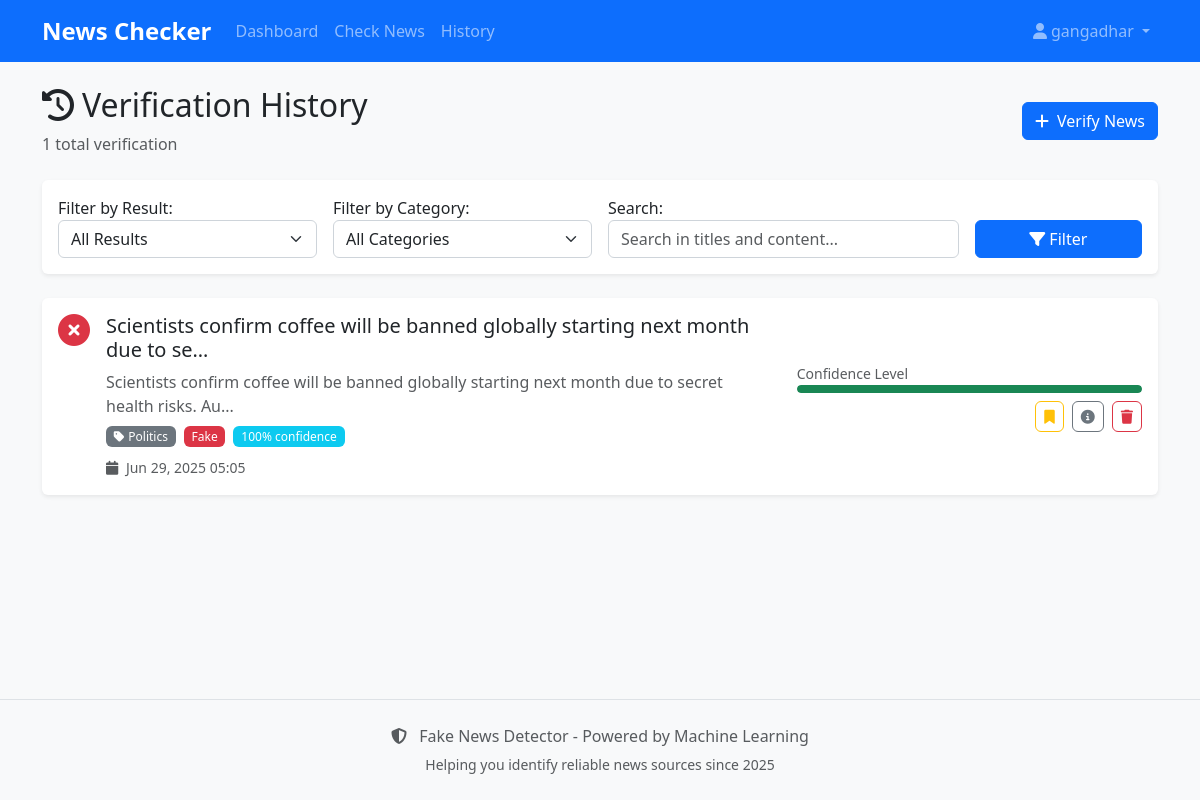
Page /verifier/history/ (signed in) on the earlier database version.
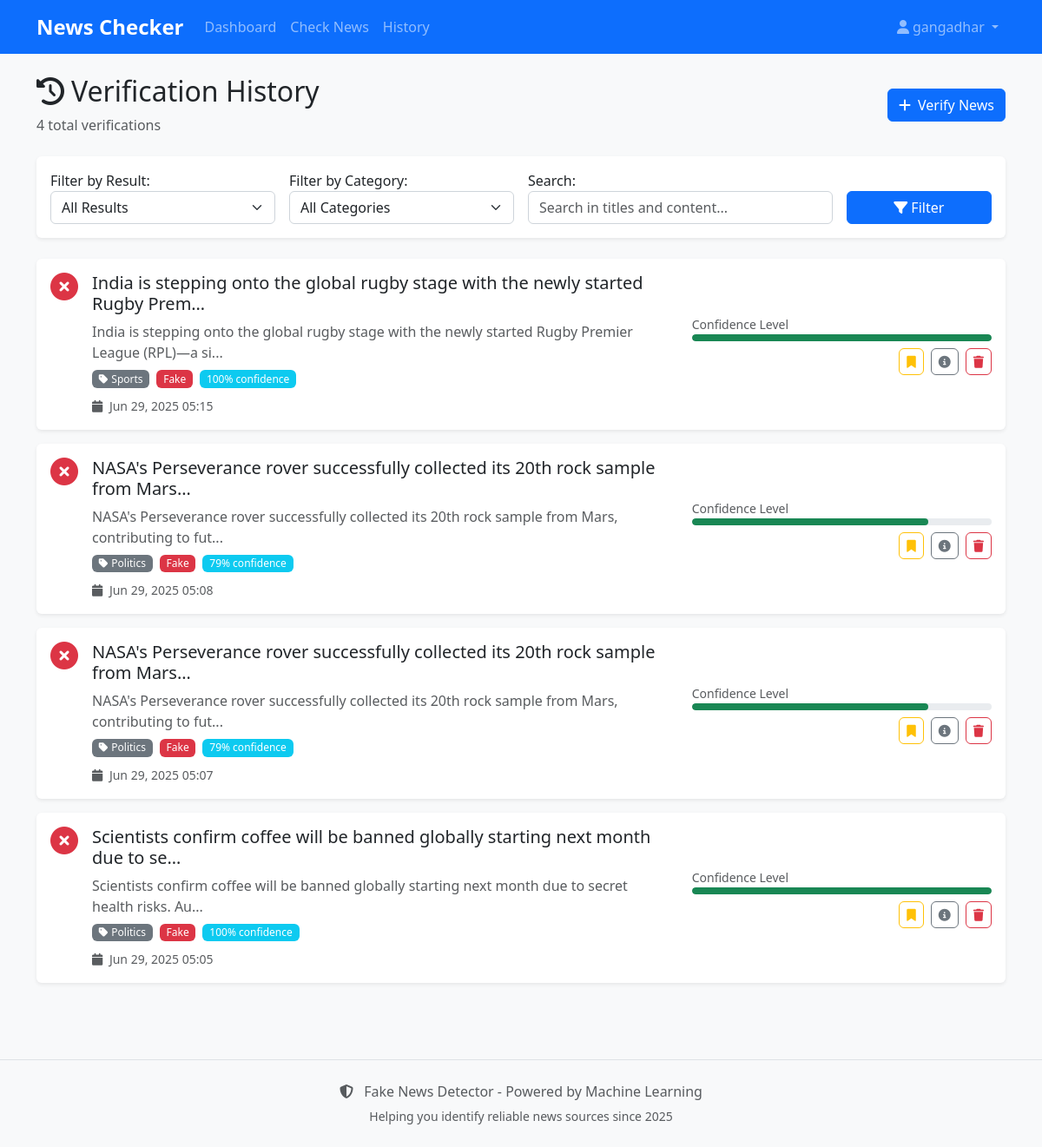
Same page on the later database version.
### verifier/models.py (models this page shows, shortened)
class VerificationResult(models.Model):
    PREDICTION_CHOICES = [
        ('True', 'True News'),
        ('Fake', 'Fake News'),
        ('Partially True', 'Partially True'),
    ]
    CATEGORY_CHOICES = [
        ('Politics', 'Politics'),
        ('Technology', 'Technology'),
        ('Health', 'Health'),
        ('Sports', 'Sports'),
        ('Entertainment', 'Entertainment'),
        ('Business', 'Business'),
        ('Science', 'Science'),
        ('Other', 'Other'),
    ]
    user = models.ForeignKey(User, on_delete=models.CASCADE)
    title = models.CharField(max_length=500)
    content = models.TextField()
    prediction = models.CharField(max_length=20, choices=PREDICTION_CHOICES)
    confidence = models.FloatField(default=0.0)
    category = models.CharField(max_length=20, choices=CATEGORY_CHOICES, default='Other')
    created_at = models.DateTimeField(auto_now_add=True)
    is_bookmarked = models.BooleanField(default=False)
    class Meta:
        ordering = ['-created_at']
    @property
    def content_preview(self):
        return self.content[:100] + '...' if len(self.content) > 100 else self.content

### verifier/views.py (the view)
# urls.py: path('history/', views.verification_history, name='history'),
@login_required
def verification_history(request):
    filter_form = HistoryFilterForm(request.GET)
    results = VerificationResult.objects.filter(user=request.user)
    if filter_form.is_valid():
        result_filter = filter_form.cleaned_data.get('result_filter')
        category_filter = filter_form.cleaned_data.get('category_filter')
        search = filter_form.cleaned_data.get('search')
        if result_filter:
            results = results.filter(prediction=result_filter)
        if category_filter:
            results = results.filter(category=category_filter)
        if search:
            results = results.filter(
                Q(title__icontains=search) | Q(content__icontains=search)
            )
    paginator = Paginator(results, 10)
    page_number = request.GET.get('page')
    page_obj = paginator.get_page(page_number)
    context = {
        'page_obj': page_obj,
        'filter_form': filter_form,
        'total_results': results.count()
    }
    return render(request, 'verifier/history.html', context)

### verifier/forms.py
class HistoryFilterForm(forms.Form):
    RESULT_CHOICES = [
        ('', 'All Results'),
        ('True', 'True News'),
        ('Fake', 'Fake News'),
        ('Partially True', 'Partially True'),
    ]
    result_filter = forms.ChoiceField(
        choices=RESULT_CHOICES,
        required=False,
        widget=forms.Select(attrs={
            'class': 'form-select'
        }),
        label='Filter by Result'
    )
    category_filter = forms.ChoiceField(
        choices=[('', 'All Categories')] + VerificationResult.CATEGORY_CHOICES,
        required=False,
        widget=forms.Select(attrs={
            'class': 'form-select'
        }),
        label='Filter by Category'
    )
    search = forms.CharField(
        required=False,
        widget=forms.TextInput(attrs={
            'class': 'form-control',
            'placeholder': 'Search in titles and content...'
        }),
        label='Search'
    )

### templates/verifier/history.html (shortened to what this page needs)
{% extends 'base.html' %}
{% load static %}
{% block content %}
<div class="row">
    <div class="col-12">
        <div class="d-flex justify-content-between align-items-center mb-4">
            <div>
                <h1 class="h2">
                    <i class="fas fa-history me-2"></i>Verification History
                </h1>
                <p class="text-muted mb-0">{{ total_results }} total verification{{ total_results|pluralize }}</p>
            </div>
            <div>
                <a href="{% url 'verifier:verify' %}" class="btn btn-primary">
                    <i class="fas fa-plus me-2"></i>Verify News
                </a>
            </div>
        </div>
        <div class="card mb-4">
            <div class="card-body">
                <form method="get" class="row g-3">
                    <div class="col-md-3">
                        {{ filter_form.result_filter.label_tag }}
                        {{ filter_form.result_filter }}
                    </div>
                    <div class="col-md-3">
                        {{ filter_form.category_filter.label_tag }}
                        {{ filter_form.category_filter }}
                    </div>
                    <div class="col-md-4">
                        {{ filter_form.search.label_tag }}
                        {{ filter_form.search }}
                    </div>
                    <div class="col-md-2 d-flex align-items-end">
                        <button type="submit" class="btn btn-primary w-100">
                            <i class="fas fa-filter me-1"></i>Filter
                        </button>
                    </div>
                </form>
            </div>
        </div>
        {% if page_obj %}
            <div class="row">
                {% for result in page_obj %}
                    <div class="col-12 mb-3">
                        <div class="card">
                            <div class="card-body">
                                <div class="row">
                                    <div class="col-md-8">
                                        <div class="d-flex align-items-start">
                                            <div class="me-3">
                                                {% if result.prediction == 'True' %}
                                                    <i class="fas fa-check-circle fa-2x text-success"></i>
                                                {% elif result.prediction == 'Fake' %}
                                                    <i class="fas fa-times-circle fa-2x text-danger"></i>
                                                {% else %}
                                                    <i class="fas fa-question-circle fa-2x text-warning"></i>
                                                {% endif %}
                                            </div>
                                            <div class="flex-grow-1">
                                                <h5 class="card-title mb-2">
                                                    {{ result.title|truncatechars:80 }}
                                                </h5>
                                                <p class="card-text text-muted mb-2">
                                                    {{ result.content_preview }}
                                                </p>
                                                <div class="d-flex flex-wrap gap-2 mb-2">
                                                    <span class="badge bg-secondary">
                                                        <i class="fas fa-tag me-1"></i>{{ result.category }}
                                                    </span>
                                                    <span class="badge {% if result.prediction == 'True' %}bg-success{% elif result.prediction == 'Fake' %}bg-danger{% else %}bg-warning{% endif %}">
                                                        {{ result.prediction }}
                                                    </span>
                                                    <span class="badge bg-info">
                                                        {% widthratio result.confidence 1 100 %}% confidence
                                                    </span>
                                                </div>
                                                <small class="text-muted">
                                                    <i class="fas fa-calendar me-1"></i>
                                                    {{ result.created_at|date:"M d, Y H:i" }}
                                                </small>
                                            </div>
                                        </div>
                                    </div>
                                    <div class="col-md-4">
                                        <div class="d-flex flex-column gap-2 h-100 justify-content-center">
                                            <div>
                                                <small class="text-muted">Confidence Level</small>
                                                <div class="progress" style="height: 8px;">
                                                    <div class="progress-bar {% if result.confidence > 0.7 %}bg-success{% elif result.confidence > 0.5 %}bg-warning{% else %}bg-danger{% endif %}"
                                                         style="width: {% widthratio result.confidence 1 100 %}%">
                                                    </div>
                                                </div>
                                            </div>
                                            <div class="btn-group btn-group-sm justify-content-end" role="group">
                                                <div class="d-flex align-items-center gap-2">
                                                    <form method="post" action="{% url 'verifier:toggle_bookmark' result.id %}" class="m-0">
                                                        <button type="submit" class="btn btn-sm {% if result.is_bookmarked %}btn-warning{% else %}btn-outline-warning{% endif %}" title="{% if result.is_bookmarked %}Remove bookmark{% else %}Bookmark{% endif %}">
                                                            <i class="fas fa-bookmark"></i>
                                                        </button>
                                                    </form>
                                                    <button type="button" class="btn btn-sm btn-outline-secondary" data-bs-toggle="collapse" data-bs-target="#details-{{ result.id }}" title="View details">
                                                        <i class="fas fa-info-circle"></i>
                                                    </button>
                                                    <form method="post" action="{% url 'verifier:delete_result' result.id %}" class="m-0" onsubmit="return confirm('Are you sure you want to delete this result?');">
                                                        <button type="submit" class="btn btn-sm btn-outline-danger" title="Delete">
                                                            <i class="fas fa-trash"></i>
                                                        </button>
                                                    </form>
                                                </div>
                                            </div>
                                        </div>
                                    </div>
                                </div>
                            </div>
                        </div>
                    </div>
                {% endfor %}
            </div>
        {% endif %}
    </div>
</div>
{% endblock %}

### templates/base.html (shortened to what this page needs)
<!DOCTYPE html>
<html lang="en">
<head>
    <link href="https://cdn.jsdelivr.net/npm/bootstrap@5.3.0/dist/css/bootstrap.min.css" rel="stylesheet">
    <link href="https://cdnjs.cloudflare.com/ajax/libs/font-awesome/6.4.0/css/all.min.css" rel="stylesheet">
    <link href="{% load static %}{% static 'css/style.css' %}" rel="stylesheet">
</head>
<body>
    <nav class="navbar navbar-expand-lg navbar-dark bg-primary">
        <div class="container">
            <a class="navbar-brand" href="{% url 'index' %}">
                News Checker
            </a>
            <div class="collapse navbar-collapse" id="navbarNav">
                <ul class="navbar-nav me-auto">
                    {% if user.is_authenticated %}
                        <li class="nav-item">
                            <a class="nav-link" href="{% url 'dashboard:dashboard' %}">Dashboard</a>
                        </li>
                        <li class="nav-item">
                            <a class="nav-link" href="{% url 'verifier:verify' %}">Check News</a>
                        </li>
                        <li class="nav-item">
                            <a class="nav-link" href="{% url 'verifier:history' %}">History</a>
                        </li>
                    {% endif %}
                </ul>
                <ul class="navbar-nav">
                    {% if user.is_authenticated %}
                        <li class="nav-item dropdown">
                            <a class="nav-link dropdown-toggle" href="#" role="button" data-bs-toggle="dropdown">
                                <i class="fas fa-user me-1"></i>{{ user.first_name|default:user.username }}
                            </a>
                        </li>
                    {% endif %}
                </ul>
            </div>
        </div>
    </nav>
    <main class="container my-4">
        {% block content %}{% endblock %}
    </main>
    <footer class="bg-light text-center text-muted py-4 mt-5">
        <div class="container">
            <p class="mb-1">
                <i class="fas fa-shield-alt me-2"></i>
                Fake News Detector - Powered by Machine Learning
            </p>
            <p class="mb-0">
                <small>Helping you identify reliable news sources since 2025</small>
            </p>
        </div>
    </footer>
    <script src="{% load static %}{% static 'js/simple.js' %}"></script>
</body>
</html>

### static/css/style.css (style rules this page uses)
:root { --primary-color: #0d6efd; --success-color: #198754; --danger-color: #dc3545; --warning-color: #ffc107; --info-color: #0dcaf0; --dark-color: #212529; --light-color: #f8f9fa; }
body { font-family: 'Segoe UI', Tahoma, Geneva, Verdana, sans-serif; background-color: #f8f9fa; min-height: 100vh; display: flex; flex-direction: column; }
main { flex: 1; }
.navbar-brand { font-weight: 600; font-size: 1.5rem; }
.navbar-nav .nav-link { font-weight: 500; transition: color 0.3s ease; }
.card { border: none; box-shadow: 0 0.125rem 0.25rem rgba(0, 0, 0, 0.075); transition: box-shadow 0.15s ease-in-out; }
.btn { font-weight: 500; border-radius: 0.375rem; transition: all 0.2s ease-in-out; }
.btn-primary { background-color: var(--primary-color); border-color: var(--primary-color); }
.form-control, .form-select { border-radius: 0.375rem; border: 1px solid #ced4da; transition: border-color 0.15s ease-in-out, box-shadow 0.15s ease-in-out; }
.progress { height: 10px; border-radius: 0.5rem; background-color: #e9ecef; }
.progress-bar { border-radius: 0.5rem; transition: width 0.6s ease; }
.badge { font-weight: 500; font-size: 0.75em; padding: 0.35em 0.65em; }
footer { margin-top: auto; padding: 2rem 0; background-color: var(--light-color); border-top: 1px solid #dee2e6; }

Differences in the rows shown:
added VerificationResult: title "India is stepping onto the global rugby stage with the newly started Rugby Prem…", content_preview "India is stepping onto the global rugby stage with the newly started Rugby Premier League (RPL)—a si...", category "Sports", prediction "Fake", confidence "100", created_at "Jun 29, 2025 05:15"
added VerificationResult: title "NASA's Perseverance rover successfully collected its 20th rock sample from Mars…", content_preview "NASA's Perseverance rover successfully collected its 20th rock sample from Mars, contributing to fut...", category "Politics", prediction "Fake", confidence "79", created_at "Jun 29, 2025 05:08"
added VerificationResult: title "NASA's Perseverance rover successfully collected its 20th rock sample from Mars…", content_preview "NASA's Perseverance rover successfully collected its 20th rock sample from Mars, contributing to fut...", category "Politics", prediction "Fake", confidence "79", created_at "Jun 29, 2025 05:07"
Other differences:
{{ total_results }}: "1" → "4"
